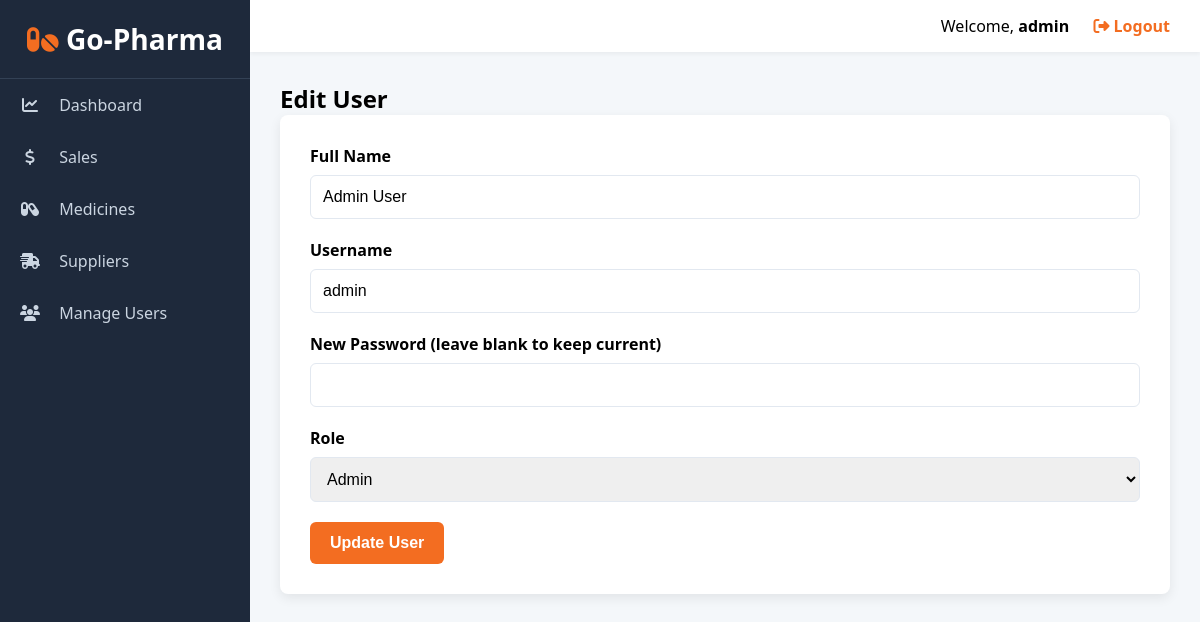
Page /edit_user.php?id=1 (signed in) on the committed database.
### tables this page shows
CREATE TABLE `users` (
  `user_id` int(11) NOT NULL AUTO_INCREMENT,
  `full_name` varchar(255) NOT NULL,
  `username` varchar(100) NOT NULL,
  `password` varchar(255) NOT NULL,
  `role` varchar(50) NOT NULL COMMENT 'e.g., Admin, Pharmacist',
  PRIMARY KEY (`user_id`),
  UNIQUE KEY `username` (`username`)
);

### edit_user.php (the view, shortened to what this page needs)
<?php
require_once "includes/header.php";
require_once "includes/db_connect.php";
$full_name = $username = $role = "";
if ($_SERVER["REQUEST_METHOD"] == "POST") {
    $id = $_POST["id"];
    $full_name = trim($_POST['full_name']);
    $username = trim($_POST['username']);
    $role = trim($_POST['role']);
    $password = trim($_POST['password']);
    if(empty($password)){
        $sql = "UPDATE users SET full_name = ?, username = ?, role = ? WHERE user_id = ?";
        $stmt = mysqli_prepare($conn, $sql);
        mysqli_stmt_bind_param($stmt, "sssi", $full_name, $username, $role, $id);
    } else {
        $sql = "UPDATE users SET full_name = ?, username = ?, role = ?, password = ? WHERE user_id = ?";
        $stmt = mysqli_prepare($conn, $sql);
        mysqli_stmt_bind_param($stmt, "ssssi", $full_name, $username, $role, $password, $id);
    }
    if (mysqli_stmt_execute($stmt)) {
        header("location: users.php");
        exit();
    }
} else {
    $id = trim($_GET["id"]);
    $sql = "SELECT full_name, username, role FROM users WHERE user_id = ?";
    if ($stmt = mysqli_prepare($conn, $sql)) {
        mysqli_stmt_bind_param($stmt, "i", $id);
        if(mysqli_stmt_execute($stmt)){
            $result = mysqli_stmt_get_result($stmt);
            $row = mysqli_fetch_assoc($result);
            $full_name = $row['full_name'];
            $username = $row['username'];
            $role = $row['role'];
        }
    }
}
?>
<div class="container">
    <h2>Edit User</h2>
    <form action="edit_user.php" method="post" class="styled-form">
        <div class="form-group"><label>Full Name</label><input type="text" name="full_name" class="form-control" value="<?php echo $full_name; ?>" required></div>
        <div class="form-group"><label>Username</label><input type="text" name="username" class="form-control" value="<?php echo $username; ?>" required></div>
        <div class="form-group"><label>New Password (leave blank to keep current)</label><input type="password" name="password" class="form-control"></div>
        <div class="form-group"><label>Role</label>
            <select name="role" class="form-control" required>
                <option value="Admin" <?php echo ($role == 'Admin') ? 'selected' : ''; ?>>Admin</option>
            </select>
        </div>
        <input type="submit" class="btn btn-primary" value="Update User">
    </form>
</div>
<?php require_once 'includes/footer.php'; ?>

### assets/css/style.css (style rules this page uses)
:root { --primary-color: #f36d21; --secondary-color: #1e293b; --light-bg: #f4f7fa; --text-color: #333; --sidebar-bg: #1e293b; --sidebar-text: #cbd5e1; --sidebar-text-hover: #ffffff; --border-color: #e2e8f0; }
* { box-sizing: border-box; margin: 0; padding: 0; }
body { font-family: 'Segoe UI', Tahoma, Geneva, Verdana, sans-serif; background-color: var(--light-bg); }
body:not(.login-body) { display: flex; }
.form-group { margin-bottom: 20px; }
.form-group label { display: block; margin-bottom: 8px; font-weight: 600; }
.form-control, select.form-control { width: 100%; padding: 12px; border: 1px solid var(--border-color); border-radius: 6px; font-size: 1em; }
.styled-form { background-color: #fff; padding: 30px; border-radius: 8px; box-shadow: 0 4px 12px rgba(0,0,0,0.08); }
.btn, .btn-primary, .btn-edit, .btn-delete { padding: 12px 20px; border: none; border-radius: 6px; cursor: pointer; text-decoration: none; font-size: 1em; font-weight: bold; transition: opacity 0.3s; }
.btn-primary { background-color: var(--primary-color); color: #fff; }

### rows in the picture
users: full_name "Admin User", username "admin", role "Admin"

### other values in the picture
$_SESSION["username"] "admin"
